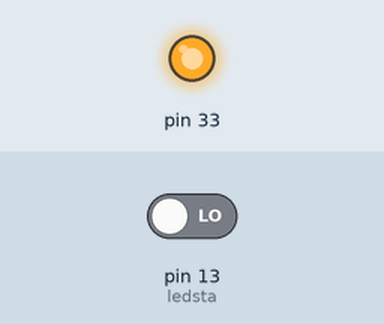
The program below on a simulated Jetson Nano (header pin numbers). On the bench: output pins drawn as LEDs (lit = HIGH). The test bench sets the inputs (shaded band); at power-on: pin 13 (ledsta) LOW. At 10.0 s the program stops and its outputs stay as they are.

Above: at 0.1 s.
At 10.1 s:
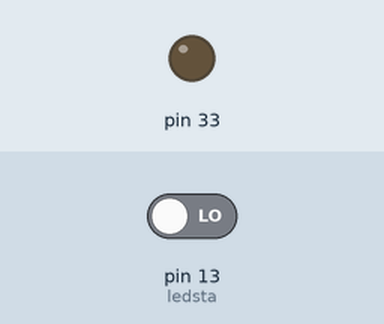
Timing chart, 0 to 11.5 s (numbered marks = the images above):
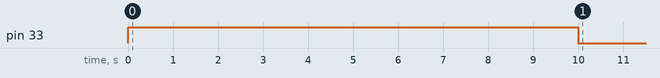

The program:

02_Ltika_sw.py
```python
# (licence header left out)
import Jetson.GPIO as GPIO
import time

GPIO.setmode(GPIO.BOARD)
GPIO.setup(13, GPIO.IN)
GPIO.setup(33, GPIO.OUT)

GPIO.output(33, GPIO.LOW)
for i in range(10):
    ledsta = GPIO.input(13)
    if ledsta == GPIO.HIGH:
        GPIO.output(33, GPIO.LOW)
    else:
        GPIO.output(33, GPIO.HIGH)
    time.sleep(1)

GPIO.cleanup()
```
